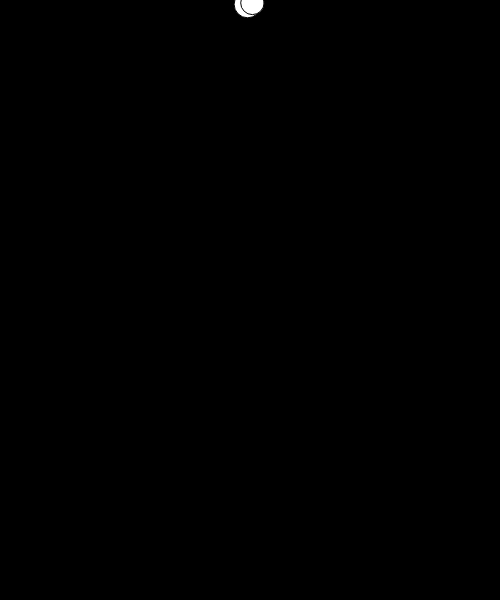
Frame 1 (no input)
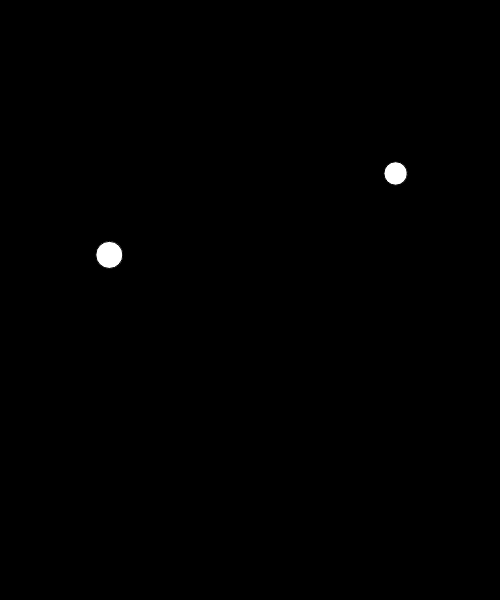
Frame 60 (no input)
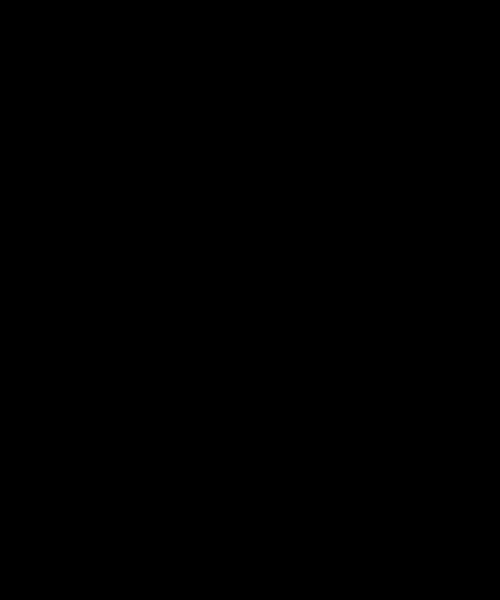
Frame 120 (the mouse pressed at the canvas centre since frame 60)

The p5.js sketch that drew these frames (run headless with seeded random() and noise() and a simulated clock; from frame 60 on, the mouse is pressed at the canvas centre):

// p5.js sketch
// ── sketch.js
// IMA NYU Shanghai
// The Nature of Code
// MOQN
// Feb 14 2017

let x, y, dia;
let xspd, yspd;

let x1, y1, dia1;
let xspd1, yspd1;

function setup() {
  createCanvas(500, 600);
  
  x = width / 2;
  y = 0;
  dia = random(20,30);
  xspd = random(-4, 4);
  yspd = random(2, 5);
  
  x1 = width / 2;
  y1 = 0;
  dia1 = random(20,30);
  xspd1 = random(-4, 4);
  yspd1 = random(2, 5);
}

function draw() {
  background(0);
  
  x += xspd;
  y += yspd;
  
  x1 += xspd1;
  y1 += yspd1;
  
  ellipse(x, y, dia);
  ellipse(x1, y1, dia1);
}
